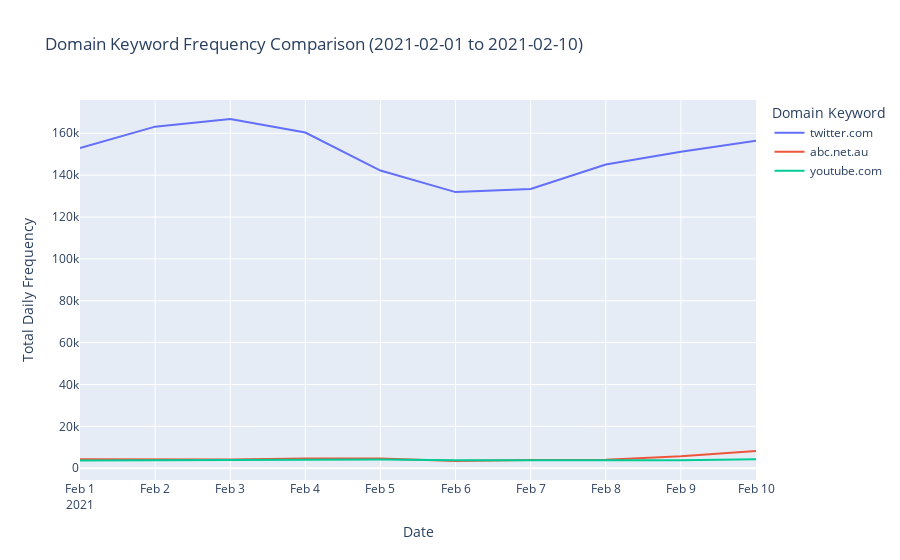

Here is the notebook cell this chart was saved with:
### Code cell
domains_to_compare = ['twitter.com', 'abc.net.au', 'youtube.com']
explore.plot_domain_frequencies_comparison(domains_data, domains_to_compare, '2021-02-01', '2021-02-10')

### Figure 1 — Plotly figure (JSON) as saved in the notebook; plotly's stock layout.template omitted (floating-point values rounded to 4 significant figures)
{"data": [{"hovertemplate": "Domain Keyword=twitter.com<br>Date=%{x}<br>Total Daily Frequency=%{y}<extra></extra>", "legendgroup": "twitter.com", "line": {"color": "#636efa", "dash": "solid"}, "marker": {"symbol": "circle"}, "mode": "lines", "name": "twitter.com", "orientation": "v", "showlegend": true, "type": "scatter", "x": ["2021-02-01T00:00:00.000000000", "2021-02-02T00:00:00.000000000", "2021-02-03T00:00:00.000000000", "2021-02-04T00:00:00.000000000", "2021-02-05T00:00:00.000000000", "2021-02-06T00:00:00.000000000", "2021-02-07T00:00:00.000000000", "2021-02-08T00:00:00.000000000", "2021-02-09T00:00:00.000000000", "2021-02-10T00:00:00.000000000"], "xaxis": "x", "y": [152960, 163161, 166819, 160348, 142192, 131889, 133368, 145100, 151215, 156408], "yaxis": "y"}, {"hovertemplate": "Domain Keyword=abc.net.au<br>Date=%{x}<br>Total Daily Frequency=%{y}<extra></extra>", "legendgroup": "abc.net.au", "line": {"color": "#EF553B", "dash": "solid"}, "marker": {"symbol": "circle"}, "mode": "lines", "name": "abc.net.au", "orientation": "v", "showlegend": true, "type": "scatter", "x": ["2021-02-01T00:00:00.000000000", "2021-02-02T00:00:00.000000000", "2021-02-03T00:00:00.000000000", "2021-02-04T00:00:00.000000000", "2021-02-05T00:00:00.000000000", "2021-02-06T00:00:00.000000000", "2021-02-07T00:00:00.000000000", "2021-02-08T00:00:00.000000000", "2021-02-09T00:00:00.000000000", "2021-02-10T00:00:00.000000000"], "xaxis": "x", "y": [4293, 4199, 4130, 4629, 4670, 3427, 3929, 4023, 5720, 8224], "yaxis": "y"}, {"hovertemplate": "Domain Keyword=youtube.com<br>Date=%{x}<br>Total Daily Frequency=%{y}<extra></extra>", "legendgroup": "youtube.com", "line": {"color": "#00cc96", "dash": "solid"}, "marker": {"symbol": "circle"}, "mode": "lines", "name": "youtube.com", "orientation": "v", "showlegend": true, "type": "scatter", "x": ["2021-02-01T00:00:00.000000000", "2021-02-02T00:00:00.000000000", "2021-02-03T00:00:00.000000000", "2021-02-04T00:00:00.000000000", "2021-02-05T00:00:00.000000000", "2021-02-06T00:00:00.000000000", "2021-02-07T00:00:00.000000000", "2021-02-08T00:00:00.000000000", "2021-02-09T00:00:00.000000000", "2021-02-10T00:00:00.000000000"], "xaxis": "x", "y": [3645, 3774, 3790, 3911, 4144, 3734, 3664, 3957, 3751, 4306], "yaxis": "y"}], "layout": {"legend": {"title": {"text": "Domain Keyword"}, "tracegroupgap": 0}, "title": {"text": "Domain Keyword Frequency Comparison (2021-02-01 to 2021-02-10)"}, "xaxis": {"anchor": "y", "domain": [0, 1], "title": {"text": "Date"}}, "yaxis": {"anchor": "x", "domain": [0, 1], "title": {"text": "Total Daily Frequency"}}}}
